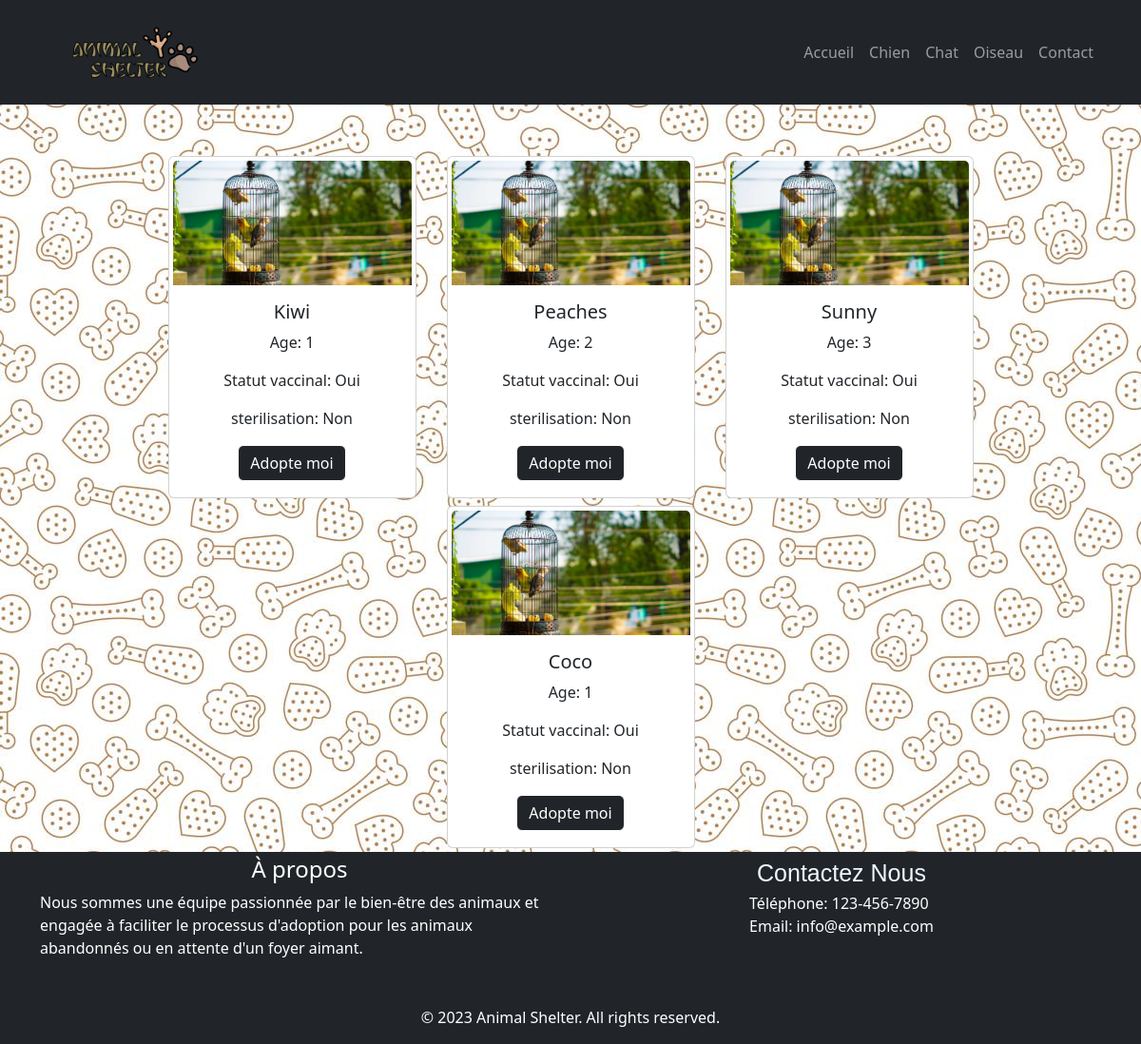
Page /animal/oiseau on the committed database.
### animalAdoption/models.py (models this page shows, shortened)
class Animal(models.Model):
    nom = models.CharField(max_length=200)
    age = models.IntegerField()
    statut_vaccinal = models.BooleanField(default=False)
    sterilisation = models.BooleanField(default=False)
    class Meta:
        abstract = True

class oiseau(Animal):
    pass

### animalAdoption/views.py (the view)
# urls.py: path('animal/<slug:slug>', views.get_typeAnimal),
def get_typeAnimal(request,slug):
    if slug == 'chat':
        animals = chat.objects.all
    elif slug == 'chien':
        animals = chien.objects.all
    elif slug == 'oiseau':
        animals = oiseau.objects.all
    return render(request,'typeAnimal.html',{'animals':animals,'slug':slug})

### animalAdoption/templates/typeAnimal.html
{% extends "base.html" %}
{% block content %}
<div style="height: 20vh;"></div>
<div class="outer-container d-flex justify-content-center align-items-center">
    <div class="container">
      <div class="row justify-content-center align-items-center">
        {% for animal in animals %}
        <div class="col-sm-5 col-md-3 m-1">
            <div class="card p-1 card-height">
            {% if slug == 'chien' %}
              <img src="/static/animalAdoption/dogs.jpg" class="card-img-top mx-auto" alt="Card Image 1">
            {% elif slug == 'chat' %}
              <img src="/static/animalAdoption/cats.jpg" class="card-img-top mx-auto" alt="Card Image 1">
            {% elif slug == 'oiseau' %}
              <img src="/static/animalAdoption/birds.jpg" class="card-img-top mx-auto" alt="Card Image 1">
            {% endif %}
              <div class="card-body text-center">
                <h5 class="card-title">{{animal.nom}}</h5>
                <p class="card-text">Age: {{animal.age}}</p>
                <p class="card-text">Statut vaccinal:
                    {% if animal.statut_vaccinal == True %}
                        Oui
                    {% else %}
                        Non
                    {% endif %}
                </p>
                <p class="card-text">sterilisation:
                    {% if animal.sterilisation == True %}
                        Oui
                    {% else %}
                        Non
                    {% endif %}
                </p>
                <a href="/animal/{{slug}}/{{animal.nom}}" class="btn btn-primary border-white bg-custom btn-get-started">Adopte moi</a>
              </div>
            </div>
          </div>
        {% endfor %}
      </div>
    </div>
</div>
{% endblock %}

### animalAdoption/templates/base.html (style rules this page uses)
.body-background { background-image: url('/static/animalAdoption/body_bgimg.jpg'); background-size: auto; }
.bg-custom { background-color: #212529; }
.card-height { height: 45vh; }

### rows in the picture
oiseau: nom "Kiwi", age "1", statut_vaccinal "Oui", sterilisation "Non"
oiseau: nom "Peaches", age "2", statut_vaccinal "Oui", sterilisation "Non"
oiseau: nom "Sunny", age "3", statut_vaccinal "Oui", sterilisation "Non"
oiseau: nom "Coco", age "1", statut_vaccinal "Oui", sterilisation "Non"
